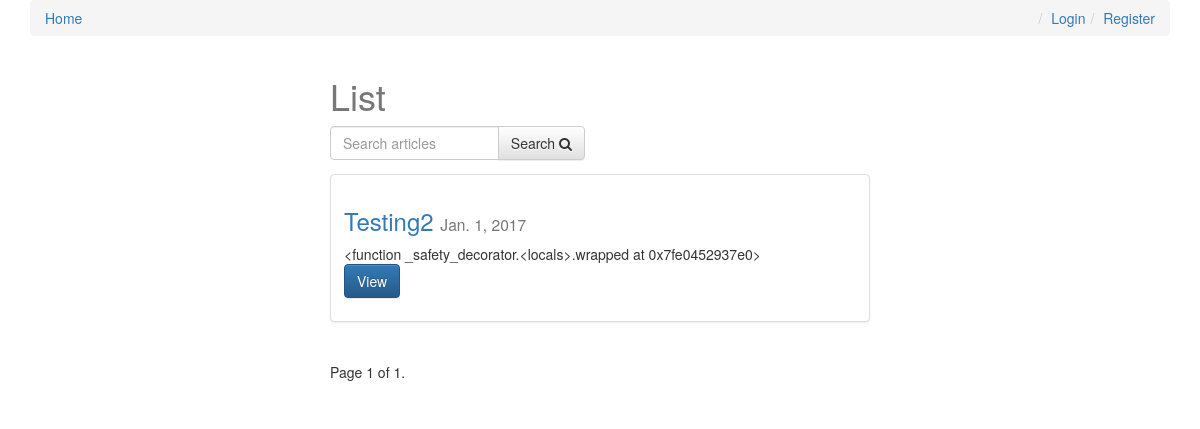
The app's page /, older data.
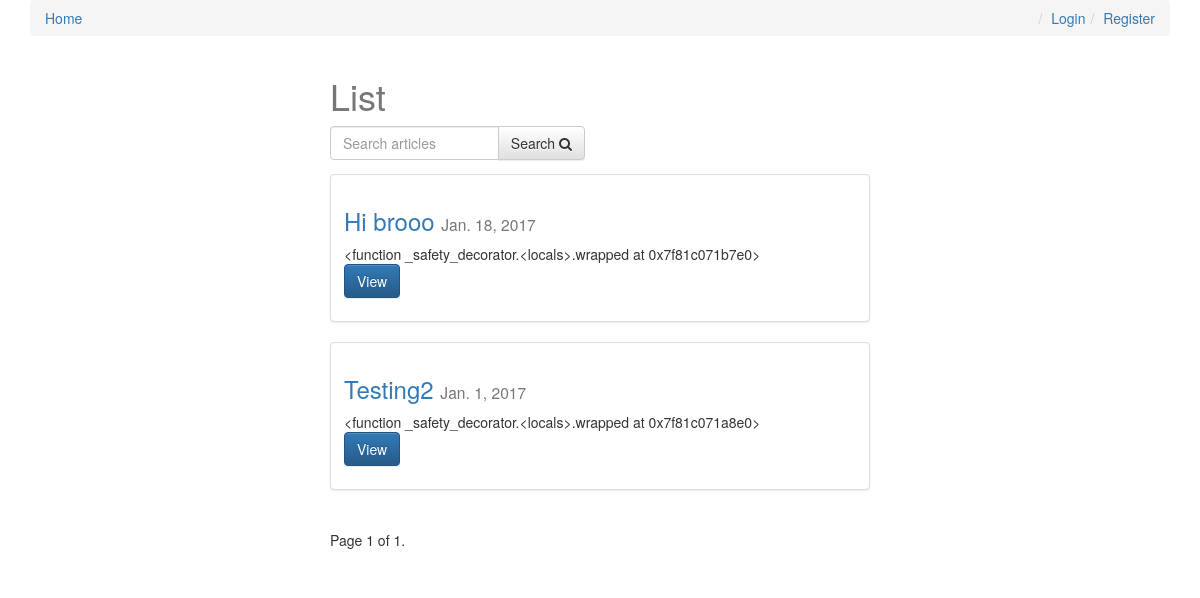
The same page, newer data.
### articles/models.py (models this page shows, shortened)
class Article(models.Model):
    user = models.ForeignKey(settings.AUTH_USER_MODEL, default=1)
    title = models.CharField(max_length=120)
    slug = models.SlugField(unique=True)
    image = models.ImageField(upload_to=upload_location,
            null=True,
            blank=True,
            width_field="width_field",
            height_field="height_field")
    height_field = models.IntegerField(default=0)
    width_field = models.IntegerField(default=0)
    content = models.TextField()
    draft = models.BooleanField(default=False)
    publish = models.DateField(auto_now=False, auto_now_add=False)
    read_time =  models.IntegerField(default=0) # models.TimeField(null=True, blank=True) #assume minutes
    updated = models.DateTimeField(auto_now=True, auto_now_add=False)
    timestamp = models.DateTimeField(auto_now=False, auto_now_add=True)
    objects = ArticleManager()
    def get_absolute_url(self):
        return reverse("articles:detail", kwargs={"slug": self.slug})
    class Meta:
        ordering = ["-timestamp", "-updated"]
    def get_markdown(self):
        content = self.content
        markdown_text = markdown(content)
        return mark_safe(markdown_text)

### articles/views.py (the view, shortened to what this page needs)
# urls.py: url(r'^$', article_list, name='list'),
def article_list(request):
	today = timezone.now().date()
	queryset_list = Article.objects.active() #.order_by("-timestamp")
	if request.user.is_staff or request.user.is_superuser:
		queryset_list = Article.objects.all()
	query = request.GET.get("q")
	paginator = Paginator(queryset_list, 8) # Show 25 contacts per page
	page_request_var = "page"
	page = request.GET.get(page_request_var)
	try:
		queryset = paginator.page(page)
	except PageNotAnInteger:
		queryset = paginator.page(1)
	except EmptyPage:
		queryset = paginator.page(paginator.num_pages)
	context = {
		"object_list": queryset,
		"title": "List",
		"page_request_var": page_request_var,
		"today": today,
	}
	return render(request, "article_list.html", context)

### articles/models.py (called while the page is built)
    def active(self, *args, **kwargs):
        return super(ArticleManager, self).filter(draft=False).filter(publish__lte=timezone.now())

### templates/article_list.html (shortened to what this page needs)
{% extends "base.html" %}
{% block content %}
<div class='col-sm-6 col-sm-offset-3'>
    <h1>{{ title }}</h1>
<form method='GET' action='' class='row'>
        <div class='col-sm-6'>
            <div class='input-group'>
                <input class='form-control' type='text' name='q' placeholder='Search articles' value='{{ request.GET.q }}'/>
                <span class='input-group-btn'>
                    <button class='btn btn-default' type='submit'>Search <i class="fa fa-search"></i></button>
                </span>
            </div>
        </div>
</form>
{% for obj in object_list %}
<div class="row">
  <div class="col-sm-12">
    <div class="thumbnail">
      <div class="caption article-detail-item">
        <h3><a href='{{ obj.get_absolute_url }}'>{{ obj.title }}</a> <small>{{ obj.publish }}</small></h3>
        {{ obj.get_markdown|truncatechars_html:120 }}
        <p><a href="{{ obj.get_absolute_url }}" class="btn btn-primary" role="button">View</a></p>
      </div>
    </div>
  </div>
</div>
{% endfor %}
<div class="pagination">
    <span class="step-links">
        <span class="current">
            Page {{ object_list.number }} of {{ object_list.paginator.num_pages }}.
        </span>
    </span>
</div>
</div>
{% endblock content %}

Row changes from the older to the newer data that the page shows:
added Article: title "Hi brooo", publish "Jan. 18, 2017", get_markdown "<function _safety_decorator.<locals>.wrapped at 0x7f81c071b7e0>"
computed for Article "Testing2": get_markdown "<function _safety_decorator.<locals>.wrapped at 0x7fe0452937e0>" → "<function _safety_decorator.<locals>.wrapped at 0x7f81c071a8e0>"
